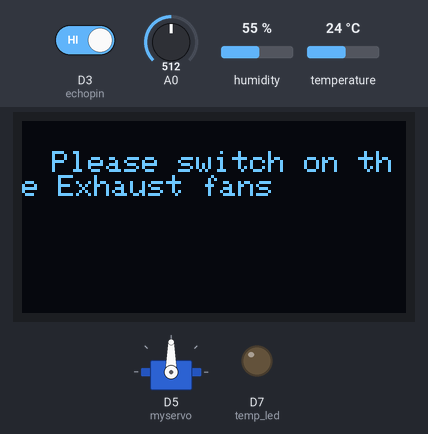
Recording of a sketch running on a simulated ESP8266 (NodeMCU). Parts: servo, 128×64 one-colour display, output pins drawn as LEDs (lit = HIGH). Inputs (shaded band) come from the test bench; at power-on: temperature 24 °C, A0 = 512, D3 (echopin) HIGH, humidity 55 %. WiFi joins after 1.5 s; servers stay silent unless stated; no MQTT or app messages arrive unless stated; pins used as bus, display or sensor lines are not drawn; what the sketch prints to the serial monitor is not drawn.

Above: at 2.7 s.
2.8 s: temperature set to 34 °C
At 9.9 s:
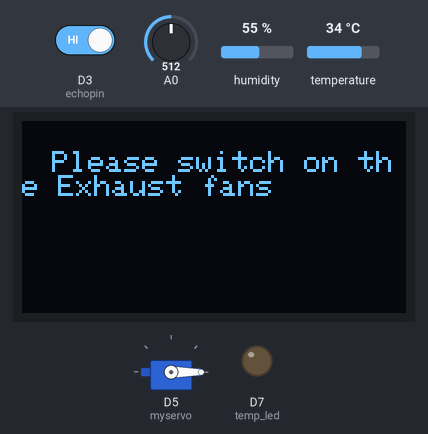
13.7 s: temperature set to 37 °C
At 17.1 s:
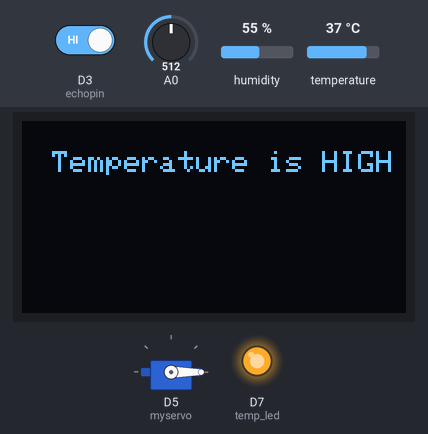
20.4 s: temperature set to 12 °C
At 23.1 s:
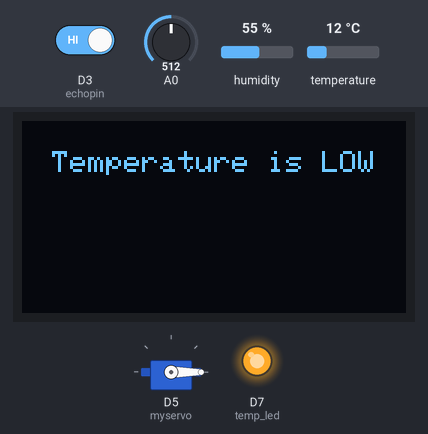
26.8 s: temperature set to 23 °C
30.8 s: temperature set to 26 °C
At 38.9 s:
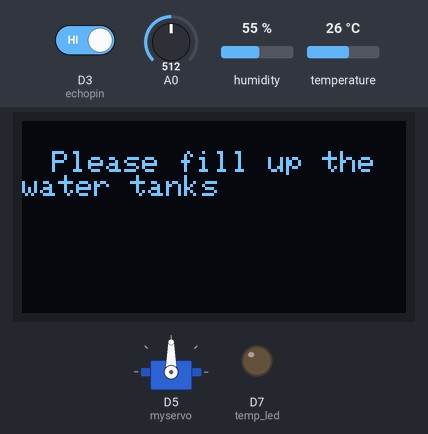
39.1 s: A0 set to 35
Timing chart, 0 to 42.1 s (numbered marks = the images above; inputs shaded):
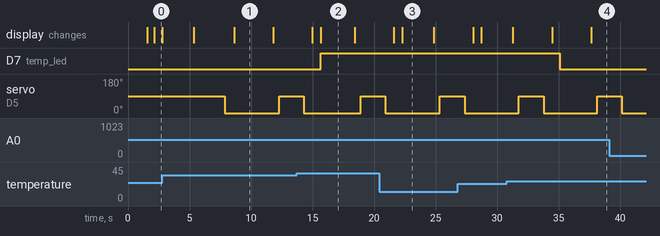

Measured:
- the behaviour switches between 35 and 36 °C on temperature (found by bisection; images 1 and 2)
- the behaviour switches between 24 and 25 °C on temperature (found by bisection; images 3 and 4)
- after the input at 13.7 s, D7 (temp_led): LOW → HIGH after 2.0 s; the display: first differs from a run without the input after 2.0 s (image 2)
- after the input at 20.4 s, the display: first differs from a run without the input after 1.9 s (image 3)
- after the input at 30.8 s, D7 (temp_led): HIGH → LOW after 4.3 s
- what the display in image 0 shows lasts 0.7 s, from 2.1 s to 2.8 s
- what the display in image 1 shows lasts 3.2 s, from 8.6 s to 11.8 s

The sketch:

SmartIOTPoultryFarm.ino
```cpp
#include <Wire.h>
#include <Adafruit_SSD1306.h>
#include <Adafruit_GFX.h>
#define SSD1306_LCDHEIGHT 64
#define OLED_ADDR   0x3C
Adafruit_SSD1306 display(-1);
#if (SSD1306_LCDHEIGHT != 64)
#error("Height incorrect, please fix Adafruit_SSD1306.h!");
#endif
#include "DHT.h"
#include <Servo.h>
Servo myservo;
#define  DHTPIN D0
#define DHTTYPE DHT11
DHT dht(DHTPIN, DHTTYPE);
int temp_led=D7;
#define echopin D3
#define trigpin D4
#include <ESP8266WiFi.h>
#include <PubSubClient.h>
const char* ssid = "JioFi2_0C3198";
const char* password = "s98xqs67ik";
String command;
#define ORG "n64yty"
#define DEVICE_TYPE "new"
#define DEVICE_ID "newdevice"
#define TOKEN "123456789"
char server[] = ORG ".messaging.internetofthings.ibmcloud.com";
char topic[] = "iot-2/evt/Data/fmt/json";
char authMethod[] = "use-token-auth";
char token[] = TOKEN;
char clientId[] = "d:" ORG ":" DEVICE_TYPE ":" DEVICE_ID;
WiFiClient wifiClient;
PubSubClient client(server, 1883,wifiClient);

void setup()
{
  Serial.begin(9600);
  dht.begin();
  Serial.print("Connecting to ");
  Serial.print(ssid);
  WiFi.begin(ssid, password);
  while (WiFi.status() != WL_CONNECTED) {
  delay(500);
  Serial.print(".");
  Serial.println("");
 }
  Serial.print("WiFi connected, IP address: ");
  Serial.println(WiFi.localIP());
  pinMode(temp_led,OUTPUT);
  pinMode(D3,INPUT);
  pinMode(D4,OUTPUT);
  myservo.attach(D5);
  display.begin(SSD1306_SWITCHCAPVCC, OLED_ADDR);
  display.clearDisplay();
  display.setTextSize(1);
  display.setTextColor(WHITE);
  display.setCursor(10,10);
  display.print("poultry farm");
  Serial.println("poultry farm");
  display.display();
}

void loop()
{

  //gas sensor start
  int analogSensor = analogRead(A0);
  Serial.print("Pin A0: ");
  Serial.println(analogSensor);
  delay(500);
 if (analogSensor >45)
  {
   display.begin(SSD1306_SWITCHCAPVCC, OLED_ADDR);
   display.clearDisplay();
   display.setTextSize(1);
   display.setTextColor(WHITE);
   display.setCursor(10,10);
   display.print("Please switch on the Exhaust fans");
   display.display();
   Serial.println("Please switch on the Exhaust fans");
  }
else
  {
    }
  delay(100);
  //gas sensor end

  //dht11 start
  float t = dht.readTemperature();
  Serial.println(t);
  delay(500);
if(t>35)
  {
   display.begin(SSD1306_SWITCHCAPVCC, OLED_ADDR);
   display.clearDisplay();
   display.setTextSize(1);
   display.setTextColor(WHITE);
   display.setCursor(10,10);
   display.print("Temperature is HIGH");
   display.display();
   Serial.println("Temperature is HIGH");
   digitalWrite(temp_led, HIGH); //Red
   delay(200);
  }
else if(t<25)
  {
   display.begin(SSD1306_SWITCHCAPVCC, OLED_ADDR);
   display.clearDisplay();
   display.setTextSize(1);
   display.setTextColor(WHITE);
   display.setCursor(10,10);
   display.print("Temperature is LOW");
   display.display();
   Serial.println("Temperature is LOW");
  }
else
{
  digitalWrite(temp_led,  LOW);
}
//dht11 end

//ultrasoinc start
  digitalWrite(D4,HIGH);
  delay(1000);
  digitalWrite(D4,LOW);
  int duration = pulseIn(echopin,HIGH);
  int distance = (duration/2)*0.0343;
  Serial.println(distance);
  delay(500);
if(distance<5)
 {
  display.begin(SSD1306_SWITCHCAPVCC, OLED_ADDR);
  display.clearDisplay();
  display.setTextSize(1);
  display.setTextColor(WHITE);
  display.setCursor(10,10);
  display.print("Please fill up the water tanks");
  display.display();
  Serial.println("Please fill up the water tanks");
  delay(500);
 }
else if(distance>10)
 {
  display.begin(SSD1306_SWITCHCAPVCC, OLED_ADDR);
  display.clearDisplay();
  display.setTextSize(1);
  display.setTextColor(WHITE);
  display.setCursor(10,10);
  display.print("Water tank is full");
  display.display();
  Serial.println("Water tank is full");
  delay(500);
 }
 else
 {
  }
 //ultrasoinc end

  //servo start
  myservo.write(90);
  delay(2000);
  myservo.write(0);
  delay(100);
 //servo end
 PublishData(t, distance, analogSensor);
}
void PublishData(float t, float distance, float analogSensor)
 {
  if (!!!client.connected()) {
 Serial.print("Reconnecting client to ");
 Serial.println(server);
while (!!!client.connect(clientId, authMethod, token)) {
 Serial.print(".");
 delay(500);
 }
 Serial.println();
 }
  String payload = "{\"d\":{\"t\":";
  payload += t;
  payload+="," "\"distance\":";
  payload += distance;
  payload+="," "\"analogSensor\":";
  payload += analogSensor;
  payload += "}}";
  Serial.print("Sending payload: ");
  Serial.println(payload);
if (client.publish(topic, (char*) payload.c_str()))
 {
 Serial.println("Publish ok");
 }
else
{
 Serial.println("Publish failed");
 }
 }
```
